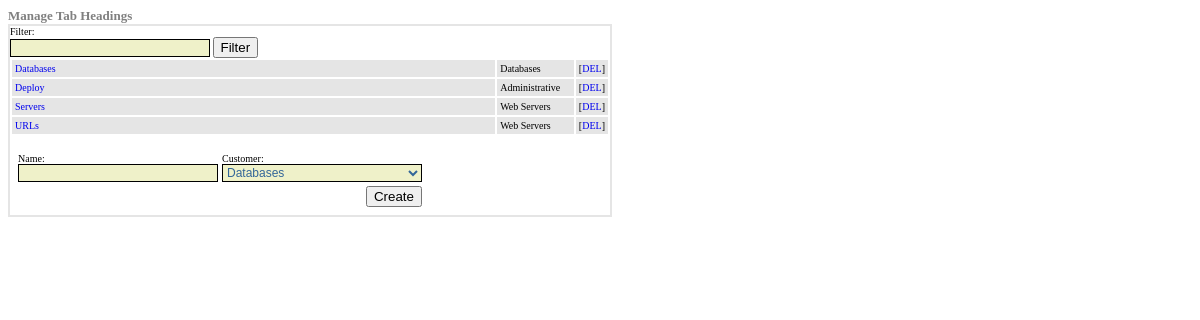
Screenshot of /administration/admHeadingManager.php with the database file from the repository.
### tables this page shows
CREATE TABLE `group_table` (
  `table_id` int(11) NOT NULL AUTO_INCREMENT,
  `group_name` varchar(254) DEFAULT NULL,
  `customer_id` int(11) NOT NULL,
  PRIMARY KEY (`table_id`)
);

CREATE TABLE `customer_table` (
  `table_id` int(11) NOT NULL AUTO_INCREMENT,
  `customer_name` varchar(254) DEFAULT NULL,
  PRIMARY KEY (`table_id`)
);

### administration/admHeadingManager.php (the view, shortened to what this page needs)
<?php
function get_customer($cust_id) {
$query="select * from customer_table where table_id=$cust_id";
$result=mysql_query($query);
$cust_name=mysql_result($result,$i,"customer_name");
return $cust_name;
}
?>
<html><head><title></title>
																				</head>
<?
echo "<body>";
if ( $_GET['filt'] ) {
$query="SELECT * FROM group_table where group_name like '%".$_GET['filt']."%' order by group_name";
} else {
$query="SELECT * FROM group_table order by group_name";
}
$result=mysql_query($query);
$num=mysql_numrows($result);
$i=0;
echo "<font face=verdana size=2 color=gray><b>Manage Tab Headings</b></font><table border=1 cellpadding=0 cellspacing=0 bordercolor=#E5E5E5><tr><td><table border=0 cellpadding=3 cellspacing=2 width=600>";
echo "<font face=verdana size=1><form method=post action=admHeadingManager.php>Filter:<br><input class=inputv type='text' name='filt' value='".$_GET['filt']."'> <input type=submit value='Filter'>";
while ($i < $num) {
$group_name=mysql_result($result,$i,"group_name");
$group_id=mysql_result($result,$i,"table_id");
$customer_id=mysql_result($result,$i,"customer_id");
echo "<tr><td bgcolor=#E5E5E5><font face=verdana size=1><a href=admHeadingManager.php?group=$group_name&group_id=$group_id&filt=".$_GET['filt'].">$group_name</a></td>";
echo "<td bgcolor=#E5E5E5><font face=verdana size=1>".get_customer($customer_id)."</td>";
echo "<td width=10 bgcolor=#E5E5E5><font face=verdana size=1>[<a href=admHeadingManager.php?del=$group_id&filt=".$_GET['filt'].">DEL</a>]</td></tr>";
$i++;
}
echo "<tr><form method=get action=admHeadingManager.php><td><font face=verdana size=1><table border=0><tr><td><font size=1>Name:<br><input class=inputv type='text' name='add' value='".$_GET['group']."'></td><Br>";
echo "<td valign=top><font size=1>Customer:<br><select name=customer_id class=inputv>";
$iv=0;
$query="SELECT * FROM customer_table";
$resultv=mysql_query($query);
$numv=mysql_numrows($resultv);
while ($iv < $numv) {
$customer_id=mysql_result($resultv,$iv,"table_id");
$customer_name=mysql_result($resultv,$iv,"customer_name");
echo "<option value=$customer_id>$customer_name</option>";
$iv++;
}
echo "</select></td></tr><td></td>";
echo "<td align=right><input type=submit value='Create'></td></tr></table></td></form></tr></table></td></tr></table>";
?>
</body></html>

### administration/admHeadingManager.php (style rules this page uses)
a { text-decoration: none }
.inputv { background-color: #EFF1C9; color: #336699; font-family: Arial, Helvetica, sans-serif; font-size: 12px; border: 1px solid #000000; width: 200px; }

### rows the page displays
group_table: group_name "Databases", customer.customer_name "Databases"
group_table: group_name "Deploy", customer.customer_name "Administrative"
group_table: group_name "Servers", customer.customer_name "Web Servers"
group_table: group_name "URLs", customer.customer_name "Web Servers"

### other values shown
form field customer_id "Databases"
